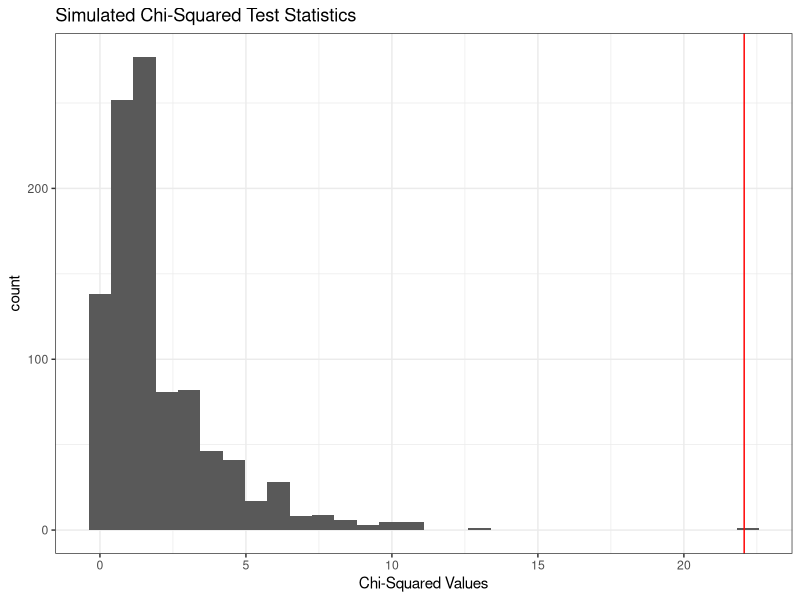
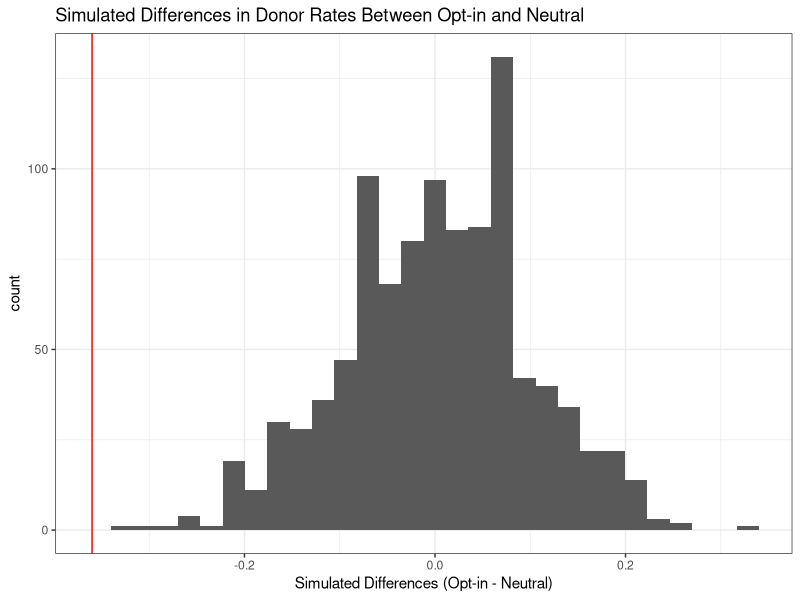
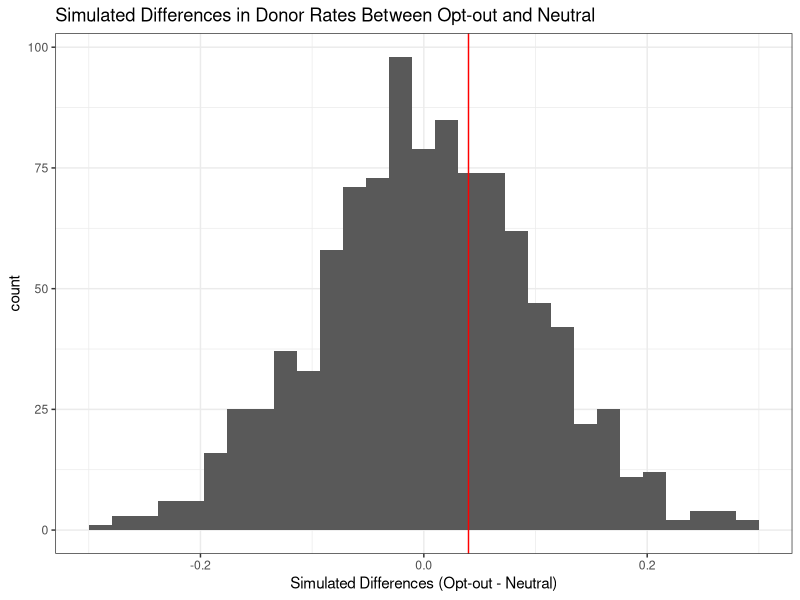

Generate these figures, in order, with R:
## ---- chunk 1
#| include: false

library(tidyverse)
## ---- chunk 2
#| include: false

#data#

organ_data <- tibble(option = rep(c("Opt-in", "Opt-out", "Neutral"), each = 50),
                       choice = c(rep("Donor", 21), rep("Non-Donor", 29), 
                                   rep("Donor", 41), rep("Non-Donor", 9),
                                  rep("Donor", 39), rep("Non-Donor", 11)))
print(organ_data, n = Inf)

sample(organ_data$option)
## ---- chunk 3
#| include: false

#function#

histogram <- function(dataset, xvar, value, title, x)  {
  ggplot() +
    geom_histogram(data = dataset, mapping = aes(x = {{ xvar }})) +
    geom_vline(xintercept = value, color = "red") +
    labs(title = title, x = x) +
    theme_bw()
    }
## ---- chunk 4
#| include: false

organ_summary <- organ_data |>
  group_by(option) |>
  summarize(prop_donor = mean(choice == "Donor"))
## ---- chunk 5
#| include: FALSE
chisq_p <- chisq.test(table(organ_data))$p.value
chisq_s <- chisq.test(table(organ_data))$statistic
## ---- chunk 6
#| include: FALSE

#simulation#

chisq2 <- vector("double", 1000)
for(i in 1:1000) {
  organ_data2 <- organ_data |>
    mutate(option = sample(option)) 
  chisq2[i] <- chisq.test(table(organ_data2))$statistic}
## ---- chunk 7
#| echo: FALSE
#| warning: FALSE
null_hypothesis2 <- tibble(chisq2 = chisq2)

histogram(dataset = null_hypothesis2, xvar = chisq2, value = chisq_s, title = "Simulated Chi-Squared Test Statistics", x = "Chi-Squared Values")

p_value2 <- sum(abs(chisq2) >= abs(chisq_s)) / 1000
p_value2
## ---- chunk 8
#| include: false 
#opt in vs neutral#

organ_summary1 <- organ_data |>
  group_by(option) |>
  summarize(prop_donor = mean(choice == "Donor"))
observed_diff1 <- organ_summary1[[2]][2] - organ_summary1[[2]][1]

## ---- chunk 9
#| include: false

#simulation#

simulated_diffs1 <- vector("double", 1000)
for(i in 1:1000) {
  organ_summary1 <- organ_data |>
    mutate(option = sample(option)) |>
    group_by(option) |>
    summarize(prop_donor = mean(choice == "Donor"))
  simulated_diffs1[[i]] <- organ_summary1[[2]][2] - organ_summary1[[2]][1]}
## ---- chunk 10
#| warning: false
#| echo: false
null_hypothesis1 <- tibble(simulated_diffs1 = simulated_diffs1)

histogram(dataset = null_hypothesis1, xvar = simulated_diffs1, value = observed_diff1, title = "Simulated Differences in Donor Rates Between Opt-in and Neutral", x = "Simulated Differences (Opt-in - Neutral)")

p_value1 <- sum(abs(simulated_diffs1) >= abs(observed_diff1)) / 1000
p_value1
## ---- chunk 11
#| include: false
#opt-out vs neutral#
organ_summary3 <- organ_data |>
  group_by(option) |>
  summarize(prop_donor = mean(choice == "Donor"))
observed_diff3 <- organ_summary3[[2]][3] - organ_summary3[[2]][1]
## ---- chunk 12
#| include: false

#simulation#

simulated_diffs3 <- vector("double", 1000)
for(i in 1:1000) {
  organ_summary3 <- organ_data |>
    mutate(option = sample(option)) |>
    group_by(option) |>
    summarize(prop_donor = mean(choice == "Donor"))
  simulated_diffs3[[i]] <- organ_summary3[[2]][3] - organ_summary3[[2]][1]}
## ---- chunk 13
#| warning: false
#| echo: false
null_hypothesis3 <- tibble(simulated_diffs3 = simulated_diffs3)

histogram(dataset = null_hypothesis3, xvar = simulated_diffs3, value = observed_diff3, title = "Simulated Differences in Donor Rates Between Opt-out and Neutral", x = "Simulated Differences (Opt-out - Neutral)")

p_value3 <- sum(abs(simulated_diffs3) >= abs(observed_diff3)) / 1000
p_value3
